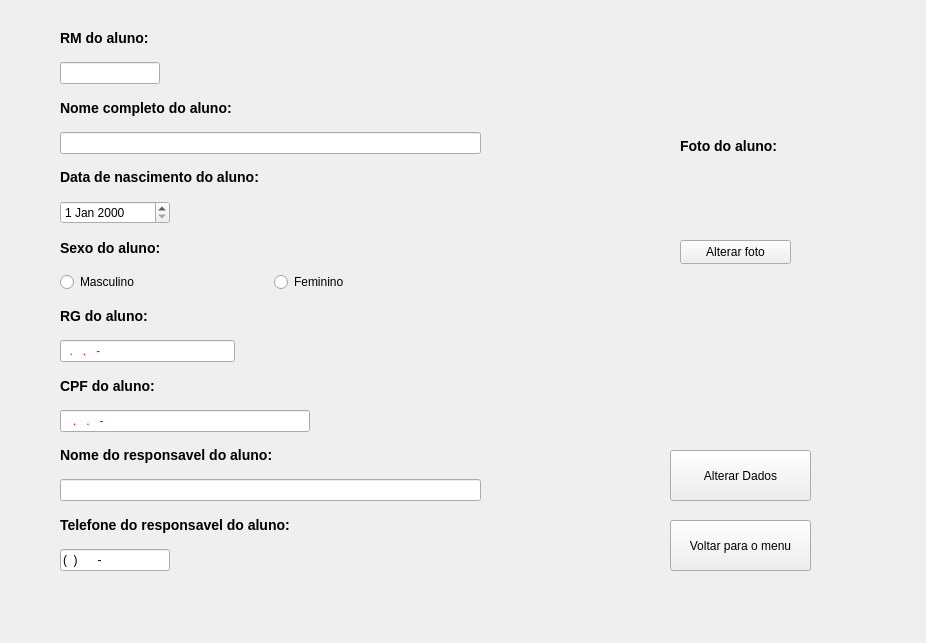
<?xml version="1.0" encoding="UTF-8"?>
<ui version="4.0">
 <class>TelaEditar</class>
 <widget class="QWidget" name="TelaEditar">
  <property name="geometry">
   <rect>
    <x>0</x>
    <y>0</y>
    <width>926</width>
    <height>643</height>
   </rect>
  </property>
  <property name="windowTitle">
   <string>Form</string>
  </property>
  <widget class="QLabel" name="lFoto">
   <property name="geometry">
    <rect>
     <x>680</x>
     <y>130</y>
     <width>111</width>
     <height>33</height>
    </rect>
   </property>
   <property name="text">
    <string>&lt;h3&gt;Foto do aluno:&lt;/h3&gt;</string>
   </property>
  </widget>
  <widget class="QPushButton" name="btnAlterarFoto">
   <property name="geometry">
    <rect>
     <x>680</x>
     <y>240</y>
     <width>111</width>
     <height>24</height>
    </rect>
   </property>
   <property name="text">
    <string>Alterar foto</string>
   </property>
  </widget>
  <widget class="QPushButton" name="btnAlterarDados">
   <property name="geometry">
    <rect>
     <x>670</x>
     <y>450</y>
     <width>141</width>
     <height>51</height>
    </rect>
   </property>
   <property name="text">
    <string>Alterar Dados</string>
   </property>
  </widget>
  <widget class="QPushButton" name="btnVoltar">
   <property name="geometry">
    <rect>
     <x>670</x>
     <y>520</y>
     <width>141</width>
     <height>51</height>
    </rect>
   </property>
   <property name="text">
    <string>Voltar para o menu</string>
   </property>
  </widget>
  <widget class="QWidget" name="layoutWidget">
   <property name="geometry">
    <rect>
     <x>60</x>
     <y>20</y>
     <width>421</width>
     <height>551</height>
    </rect>
   </property>
   <layout class="QVBoxLayout" name="verticalLayout">
    <item>
     <widget class="QLabel" name="label">
      <property name="text">
       <string>&lt;h3&gt;RM do aluno:&lt;/h3&gt;</string>
      </property>
     </widget>
    </item>
    <item>
     <widget class="QLineEdit" name="leRmAluno">
      <property name="maximumSize">
       <size>
        <width>100</width>
        <height>16777215</height>
       </size>
      </property>
      <property name="styleSheet">
       <string notr="true">QLineEdit{
	color: red;
}</string>
      </property>
      <property name="readOnly">
       <bool>true</bool>
      </property>
     </widget>
    </item>
    <item>
     <widget class="QLabel" name="label_2">
      <property name="text">
       <string>&lt;h3&gt;Nome completo do aluno:&lt;/h3&gt;</string>
      </property>
     </widget>
    </item>
    <item>
     <widget class="QLineEdit" name="leNomeAluno"/>
    </item>
    <item>
     <widget class="QLabel" name="label_3">
      <property name="text">
       <string>&lt;h3&gt;Data de nascimento do aluno:&lt;/h3&gt;</string>
      </property>
     </widget>
    </item>
    <item>
     <widget class="QDateEdit" name="deDataNascimento">
      <property name="maximumSize">
       <size>
        <width>110</width>
        <height>16777215</height>
       </size>
      </property>
     </widget>
    </item>
    <item>
     <widget class="QLabel" name="label_4">
      <property name="text">
       <string>&lt;h3&gt;Sexo do aluno:&lt;/h3&gt;</string>
      </property>
     </widget>
    </item>
    <item>
     <layout class="QHBoxLayout" name="horizontalLayout">
      <item>
       <widget class="QRadioButton" name="rbMasculino">
        <property name="text">
         <string>Masculino</string>
        </property>
       </widget>
      </item>
      <item>
       <widget class="QRadioButton" name="rbFeminino">
        <property name="text">
         <string>Feminino</string>
        </property>
       </widget>
      </item>
     </layout>
    </item>
    <item>
     <widget class="QLabel" name="label_5">
      <property name="text">
       <string>&lt;h3&gt;RG do aluno:&lt;/h3&gt;</string>
      </property>
     </widget>
    </item>
    <item>
     <widget class="QLineEdit" name="leRGAluno">
      <property name="maximumSize">
       <size>
        <width>175</width>
        <height>16777215</height>
       </size>
      </property>
      <property name="styleSheet">
       <string notr="true">QLineEdit{
	color: red;
}</string>
      </property>
      <property name="inputMask">
       <string>99.999.999-9</string>
      </property>
      <property name="readOnly">
       <bool>true</bool>
      </property>
     </widget>
    </item>
    <item>
     <widget class="QLabel" name="label_6">
      <property name="text">
       <string>&lt;h3&gt;CPF do aluno:&lt;/h3&gt;</string>
      </property>
     </widget>
    </item>
    <item>
     <widget class="QLineEdit" name="leCPFAluno">
      <property name="maximumSize">
       <size>
        <width>250</width>
        <height>16777215</height>
       </size>
      </property>
      <property name="styleSheet">
       <string notr="true">QLineEdit{
	color: red;
}</string>
      </property>
      <property name="inputMask">
       <string>999.999.999-99</string>
      </property>
      <property name="readOnly">
       <bool>true</bool>
      </property>
     </widget>
    </item>
    <item>
     <widget class="QLabel" name="label_7">
      <property name="text">
       <string>&lt;h3&gt;Nome do responsavel do aluno:&lt;/h3&gt;</string>
      </property>
     </widget>
    </item>
    <item>
     <widget class="QLineEdit" name="leNomeResponsavel"/>
    </item>
    <item>
     <widget class="QLabel" name="label_8">
      <property name="text">
       <string>&lt;h3&gt;Telefone do responsavel do aluno:&lt;/h3&gt;</string>
      </property>
     </widget>
    </item>
    <item>
     <widget class="QLineEdit" name="leTelefoneResponsavel">
      <property name="maximumSize">
       <size>
        <width>110</width>
        <height>16777215</height>
       </size>
      </property>
      <property name="inputMask">
       <string>(99) 99999-9999</string>
      </property>
     </widget>
    </item>
   </layout>
  </widget>
 </widget>
 <resources/>
 <connections/>
</ui>
